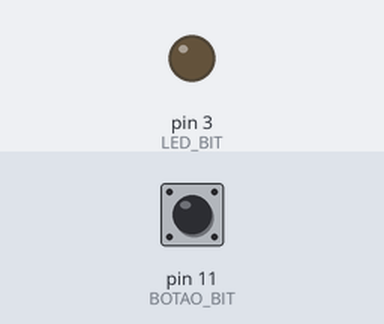
Bench run of a sketch on a simulated Arduino Uno, built with avr-gcc and run on an emulated ATmega328P. On the bench: output pins drawn as LEDs (lit = HIGH). Dashed ring = blinking. Inputs (shaded band) come from the test bench; at power-on: pin 11 (BOTAO_BIT) LOW.

Above: at 1.2 s.
1.3 s: pin 11 (BOTAO_BIT) pulled HIGH for 0.15 s
At 1.52 s:
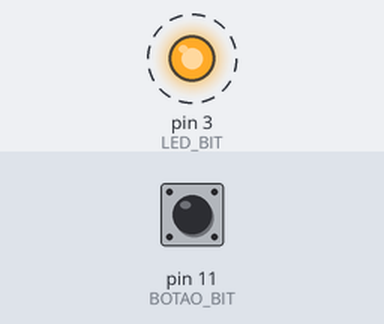
Timing chart, 0 to 10.4 s (numbered marks = the images above; inputs shaded):
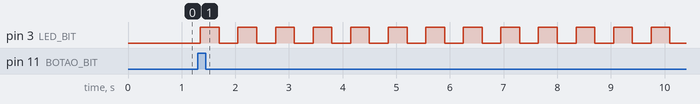

The sketch:

Q3.5.ino
```cpp
/*
3. LENDO BOTÕES

3.5 Cada clique aumenta a frequência até ficar aceso fixo; se segurar por 5 s, apaga.
 */

// - Macros de Hardware
#define LED_DDR     DDRD
#define LED_PORT    PORTD
#define LED_BIT     PD3

#define BOTAO_DDR     DDRB
#define BOTAO_PORT    PORTB
#define BOTAO_PIN_REG PINB
#define BOTAO_BIT     PB3

// - Manipulação de Bits
#define CONFIG_SAIDA(ddr, bit)   ( (ddr) |= (1 << (bit)) )
#define CONFIG_ENTRADA(ddr, bit) ( (ddr) &= ~(1 << (bit)) )
#define PIN_HIGH(port, bit)      ( (port) |= (1 << (bit)) )
#define PIN_LOW(port, bit)       ( (port) &= ~(1 << (bit)) )
#define LER_PIN(pin_reg, bit)    ( (pin_reg) & (1 << (bit)) )

// - Constantes de Temporização
const long HOLD_RESET_TEMPO = 5000;
const float INTERVALO_INICIAL = 500.0;
const float INTERVALO_MINIMO = 50.0;
const float FATOR_REDUCAO = 0.70;   // Reduz o tempo em 30% a cada clique

// - Variáveis de Estado
float intervaloAtual = INTERVALO_INICIAL;
bool sistemaLigado = false; // Começa desligado
bool ledFixo = false;       // Para saber se chegou ao máximo
int estadoLed = 0;

// - Variáveis de Temporização
unsigned long millisAnteriorPisca = 0;
unsigned long millisInicioPress = 0; // Mede o tempo pressionado

// - Variáveis de Debounce
const long atrasoDebounce = 50;
unsigned long millisUltimoDebounce = 0;
int estadoEstavelBotao = 0; // 0=LOW (Pull-down)
int ultimoEstadoBotao = 0;
bool botaoEstaPressionado = false;


void setup() {
  CONFIG_SAIDA(LED_DDR, LED_BIT);
  CONFIG_ENTRADA(BOTAO_DDR, BOTAO_BIT);
  PIN_LOW(BOTAO_PORT, BOTAO_BIT); // Pull-up desligado

  // Começa tudo desligado/resetado
  resetarSistema();
}

void loop() {
  // Estado do botão (clique, pressionado, solto)
  gerirBotao();

  // lógica do LED (piscar, etc.)
  executarLogicaLed();
}

// Reset
void resetarSistema() {
  PIN_LOW(LED_PORT, LED_BIT);
  sistemaLigado = false;
  ledFixo = false;
  intervaloAtual = INTERVALO_INICIAL;
  estadoLed = 0;
}

// Verifica e processa o botão
void gerirBotao() {
  // - Lógica de Debounce
  int leitura = LER_PIN(BOTAO_PIN_REG, BOTAO_BIT);

  if (leitura != ultimoEstadoBotao) {
    millisUltimoDebounce = millis();
  }

  if ((millis() - millisUltimoDebounce) > atrasoDebounce) {

    // Se a leitura for diferente do estado estável guardado...
    if (leitura != estadoEstavelBotao) {
      estadoEstavelBotao = leitura; // atualiza o estado estável

      // - Lógica de Ação (Baseada na mudança)

      if (estadoEstavelBotao) { // Ação ao PRESSIONAR (LOW -> HIGH)
        botaoEstaPressionado = true;
        millisInicioPress = millis(); // Guarda o tempo em que foi pressionado

        if (sistemaLigado == false) {
          // Liga e começa a piscar.
          sistemaLigado = true;
          ledFixo = false;
          intervaloAtual = INTERVALO_INICIAL;
          estadoLed = 1; // Começa aceso
          PIN_HIGH(LED_PORT, LED_BIT);
          millisAnteriorPisca = millis();
        }

      } else { // Ação ao SOLTAR (HIGH -> LOW)
        botaoEstaPressionado = false;


        // clique < 5 segundos
        if (sistemaLigado == true) {
          aumentarFrequencia();
        }
      }
    }
  }

  ultimoEstadoBotao = leitura;

  // - Lógica de "Hold"

  // Se o botão está pressionado e já passaram 5 segundos...
  if (botaoEstaPressionado && sistemaLigado && (millis() - millisInicioPress >= HOLD_RESET_TEMPO)) {
    resetarSistema();
  }
}

// Aumentar a frequência
void aumentarFrequencia() {
  if (ledFixo) return; // Se já está no máximo, não faz nada

  intervaloAtual = intervaloAtual * FATOR_REDUCAO;

  if (intervaloAtual <= INTERVALO_MINIMO) {
    intervaloAtual = INTERVALO_MINIMO;
    ledFixo = true; // Atingiu o limite
    estadoLed = 1;
    PIN_HIGH(LED_PORT, LED_BIT);
  }
}

// Pisca o LED
void executarLogicaLed() {
  if (sistemaLigado == false || ledFixo == true) {
    return;
  }
    if (millis() - millisAnteriorPisca >= (unsigned long)intervaloAtual) {
    millisAnteriorPisca = millis();

    // Inverte o estado
    estadoLed = !estadoLed;

    if (estadoLed) {
      PIN_HIGH(LED_PORT, LED_BIT);
    } else {
      PIN_LOW(LED_PORT, LED_BIT);
    }
  }
}
```

Measured:
- after the input at 1.3 s, pin 3 (LED_BIT): alternates HIGH for 0.35 s and LOW for 0.35 s, starting after 0.05 s
